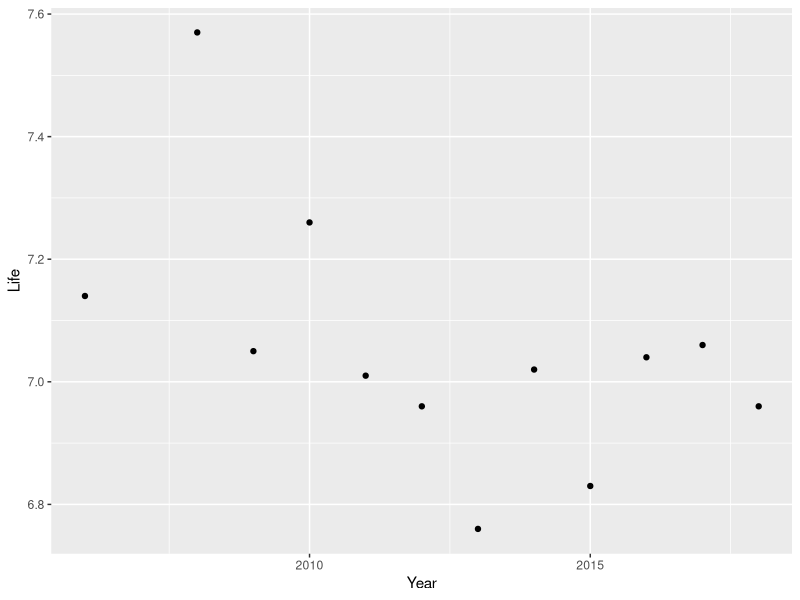
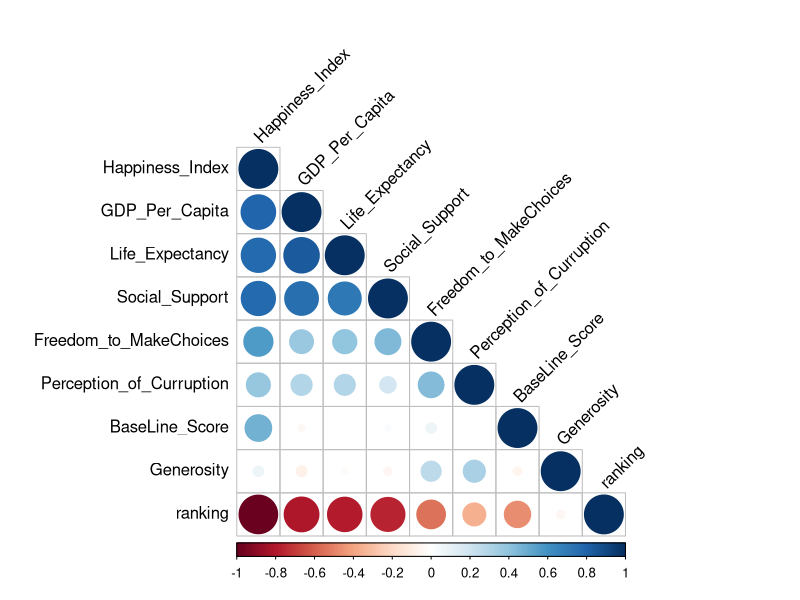

Write the R code that produced these figures, in order.
## ---- chunk 1
#loading all the packages
library(readr)
library(readxl)
suppressPackageStartupMessages(library(dplyr))
library(reshape2)
library(ggplot2)
library(corrplot)
## ---- chunk 2
df <- readxl::read_excel("happiness_index.xls", sheet = 2)
df$`Whisker-high` <- NULL
df$`Whisker-low` <- NULL
df$...12 <- NULL

df <- rename(df, Happiness_Index = "Happiness score",GDP_Per_Capita = "Explained by: GDP per capita",BaseLine_Score = "Dystopia (1.88) + residual", Social_Support = "Explained by: Social support", Life_Expectancy = "Explained by: Healthy life expectancy", Freedom_to_MakeChoices = "Explained by: Freedom to make life choices", Generosity = "Explained by: Generosity", Perception_of_Curruption = "Explained by: Perceptions of corruption")


df <- mutate(df, ranking = rank(desc(df$Happiness_Index)))
head(df[, c("Country", "ranking")], n=10)

## ---- chunk 3
df_spread <- readxl::read_excel("happiness_index.xls", sheet = 1)

df_spread <- df_spread[,c(1:3)]
df_spread <- rename(df_spread , Country = "Country name", Life = "Life Ladder")
df_spread$Life <- round(df_spread$Life, 2)



happiness.plot <- function(name = ""){
  if(name != ""){
    
    df <- filter(df_spread, tolower(Country) == tolower(name))
    qplot(Year, Life, data = df, geom = "point" )
    
  }
}

happiness.plot("ireLand")
## ---- chunk 4




for(i in 1:nrow(df)){
    GDP <- df$GDP_Per_Capita[i]
    Baseline <- df$BaseLine_Score[i]
    SS <- df$Social_Support[i]
    LE <- df$Life_Expectancy[i]
    Freedom <- df$Freedom_to_MakeChoices[i]
    Generosity <- df$Generosity[i]
    Corruption <- df$Perception_of_Curruption[i]
    
    if(GDP == max(df$GDP_Per_Capita)){
        print(paste("The Country with Highest GDP is", df$Country[i]))
    }else if(GDP == min(df$GDP_Per_Capita)){
        print(paste("The Country with lowest GDP is", df$Country[i]))
      
    }else if(Baseline == max(df$BaseLine_Score)){
        print(paste("The Country with Highest baseline score is", df$Country[i]))
      
    }else if(Baseline == min(df$BaseLine_Score)){
        print(paste("The Country with Highest baseline score is", df$Country[i]))
      
    }else if(SS == max(df$Social_Support)){
        print(paste("The Country with Highest social support is", df$Country[i]))
      
    }else if(SS == min(df$Social_Support)){
        print(paste("The Country with least social support is", df$Country[i]))
      
    }else if(LE == max(df$Life_Expectancy)){
        print(paste("The Country with Highest life expectancy is", df$Country[i]))
      
    }else if(LE == min(df$Life_Expectancy)){
        print(paste("The Country with minimum life expectancy is", df$Country[i]))
    
    }else if(Freedom == max(df$Freedom_to_MakeChoices)){
        print(paste("The Country with most freedom to make choices is", df$Country[i]))
      
    }else if(Freedom == min(df$Freedom_to_MakeChoices)){
        print(paste("The Country with least freedom to make choices is", df$Country[i]))
      
    }else if(Generosity == max(df$Generosity)){
        print(paste("The Country with most generous people(% who donated to charity) is", df$Country[i]))
      
    }else if(Generosity == min(df$Generosity)){
        print(paste("The Country with least generous people(% who donated to charity) is", df$Country[i]))
    }else if(Corruption == min(df$Perception_of_Curruption)){
        print(paste("The most corrupt country in the world is", df$Country[i]))
    }else if(Corruption == max(df$Perception_of_Curruption)){
        print(paste("The least corrupt country in the world is", df$Country[i]))
    }
}

## ---- chunk 5

Ranking.search <- function(name = ""){
  ranking = rank(desc(df$Happiness_Index))
  df <- mutate(df, ranking)
  if(name != ""){
    df <- df[tolower(df$Country) == tolower(name), ]
    print(df)
    rank <- df[tolower(df$Country) == tolower(name), c("Country", "ranking")]
    print(rank)
    }else{
      msg <- sprintf("The country name you entered does not exist")
      message(msg)
    }
}
Ranking.search("united states")

## ---- chunk 6

library(corrplot)

Cor_data <- select(df, -Country)
correl <- cor(Cor_data)
round(correl,2)
corrplot(correl, type = "lower", order = "FPC",tl.col = "black", tl.srt = 45)

